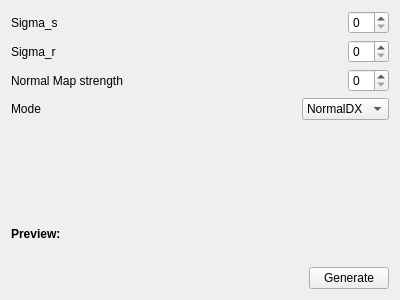
<?xml version="1.0" encoding="UTF-8"?>
<ui version="4.0">
 <class>Stylized_Window</class>
 <widget class="QWidget" name="Stylized_Window">
  <property name="geometry">
   <rect>
    <x>0</x>
    <y>0</y>
    <width>400</width>
    <height>300</height>
   </rect>
  </property>
  <property name="windowTitle">
   <string>Form</string>
  </property>
  <layout class="QGridLayout" name="gridLayout">
   <item row="3" column="1" alignment="Qt::AlignRight">
    <widget class="QComboBox" name="normal_mode">
     <item>
      <property name="text">
       <string>NormalDX</string>
      </property>
     </item>
     <item>
      <property name="text">
       <string>NormalGL</string>
      </property>
     </item>
    </widget>
   </item>
   <item row="3" column="0">
    <widget class="QLabel" name="label_2">
     <property name="text">
      <string>Mode</string>
     </property>
    </widget>
   </item>
   <item row="4" column="0">
    <spacer name="verticalSpacer">
     <property name="orientation">
      <enum>Qt::Vertical</enum>
     </property>
     <property name="sizeHint" stdset="0">
      <size>
       <width>20</width>
       <height>40</height>
      </size>
     </property>
    </spacer>
   </item>
   <item row="1" column="1" alignment="Qt::AlignRight">
    <widget class="QSpinBox" name="sigma_r_spinbox"/>
   </item>
   <item row="0" column="1" alignment="Qt::AlignRight">
    <widget class="QSpinBox" name="sigma_s_spinbox"/>
   </item>
   <item row="5" column="0">
    <widget class="QLabel" name="label">
     <property name="font">
      <font>
       <bold>true</bold>
      </font>
     </property>
     <property name="text">
      <string>Preview:</string>
     </property>
    </widget>
   </item>
   <item row="6" column="0">
    <widget class="QLabel" name="Stylized_Preview_Label">
     <property name="text">
      <string/>
     </property>
    </widget>
   </item>
   <item row="0" column="0">
    <widget class="QLabel" name="label_9">
     <property name="text">
      <string>Sigma_s</string>
     </property>
    </widget>
   </item>
   <item row="1" column="0">
    <widget class="QLabel" name="label_5">
     <property name="text">
      <string>Sigma_r</string>
     </property>
    </widget>
   </item>
   <item row="7" column="1" alignment="Qt::AlignRight|Qt::AlignBottom">
    <widget class="QPushButton" name="stylized_generate_btn">
     <property name="cursor">
      <cursorShape>PointingHandCursor</cursorShape>
     </property>
     <property name="text">
      <string>Generate</string>
     </property>
    </widget>
   </item>
   <item row="2" column="0">
    <widget class="QLabel" name="label_3">
     <property name="text">
      <string>Normal Map strength</string>
     </property>
    </widget>
   </item>
   <item row="2" column="1" alignment="Qt::AlignRight">
    <widget class="QSpinBox" name="normal_size_spinbox"/>
   </item>
  </layout>
 </widget>
 <resources/>
 <connections/>
</ui>
